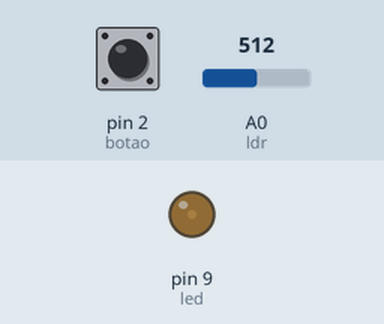
Recording of a sketch running on a simulated Arduino Uno, built with avr-gcc and run on an emulated ATmega328P. Parts: output pins drawn as LEDs (lit = HIGH). The test bench sets the inputs (shaded band); at power-on: pin 2 (botao) HIGH, A0 (ldr) = 512.

Above: at 1.2 s.
1.3 s: pin 2 (botao) pulled LOW for 0.15 s
At 1.37 s:
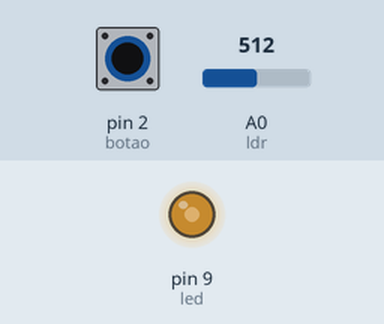
2.9 s: pin 2 (botao) pulled LOW for 3.2 s
At 6.4 s:
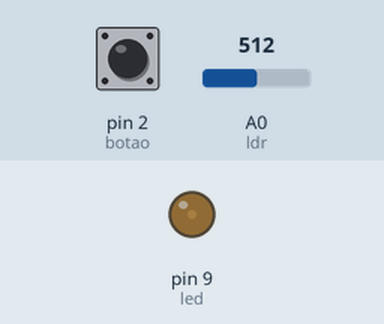
Timing chart, 0 to 7.9 s (numbered marks = the images above; inputs shaded):
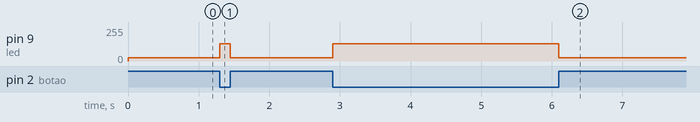

The sketch:

Luzambiente.ino
```cpp
const int ldr = A0;
const int botao = 2;
const int led = 9;

void setup() {
  pinMode(botao, INPUT_PULLUP);
}

void loop() {
  int luz = analogRead(ldr);

  if (digitalRead(botao) == HIGH) {
    analogWrite(led, 25); // 10%
    return;
  }

  int pwm = map(luz, 0, 1023, 255, 0);

  analogWrite(led, pwm);
}
```

Measured:
- after the input at 1.3 s, pin 9 (led): 25/255 → 128/255 at once, → 25/255 0.15 s later
- after the input at 2.9 s, pin 9 (led): 25/255 → 128/255 at once, → 25/255 3.2 s later
